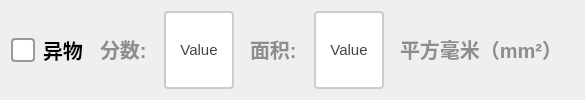
             <widget class="QWidget" name="widget_yiwu" native="true">
              <layout class="QGridLayout" name="gridLayout_2">
               <item row="0" column="0">
                <layout class="QHBoxLayout" name="horizontalLayout_3" stretch="2,1,2,0,2,0">
                 <item>
                  <widget class="QCheckBox" name="ckb_yiwu">
                   <property name="sizePolicy">
                    <sizepolicy hsizetype="Minimum" vsizetype="Minimum">
                     <horstretch>0</horstretch>
                     <verstretch>0</verstretch>
                    </sizepolicy>
                   </property>
                   <property name="styleSheet">
                    <string notr="true">QCheckBox {
    spacing: 8px;
    font-size: 20px;
    color: #333;
    font-weight: bold;        
    color:  rgb(0, 0, 0);       
}

/* 未选中状态 */
QCheckBox::indicator {
    width: 20px;
    height: 20px;
    border-radius: 4px; /* 方形，圆角可适当调整 */
    border: 2px solid #999;
    background: #ffffff;
}

/* 悬停效果 */
QCheckBox::indicator:hover {
    border: 2px solid #666;
}

/* 选中状态 */
QCheckBox::indicator:checked {
    border: 2px solid #2196F3;
    background-color: qradialgradient(
        cx:0.5, cy:0.5,
        radius:0.4,
        fx:0.5, fy:0.5,
        stop:0 #2196F3,
        stop:1 transparent
    );
}

/* 禁用状态 */
QCheckBox::indicator:disabled {
    border: 2px solid #ccc;
    background: #eee;
}

/* 选中时的文字颜色 */
QCheckBox:checked {
    color: #2196F3;
    font-weight: 500;
}

/* 点击动画效果 */
QCheckBox::indicator:pressed {
    border: 2px solid #1565C0;
    background-color: qradialgradient(
        cx:0.5, cy:0.5,
        radius:0.5,
        fx:0.5, fy:0.5,
        stop:0 #BBDEFB,
        stop:1 transparent
    );
}</string>
                   </property>
                   <property name="text">
                    <string>异物</string>
                   </property>
                  </widget>
                 </item>
                 <item>
                  <widget class="QLabel" name="label_3">
                   <property name="styleSheet">
                    <string notr="true">QLabel {
       font-size: 20px;        
       font-weight: bold;        
       color:  rgb(141, 141, 141);       
       padding: 5px 5px;     
       border-bottom: 2px solid #cccccc; 
    }</string>
                   </property>
                   <property name="text">
                    <string>分数:</string>
                   </property>
                  </widget>
                 </item>
                 <item>
                  <widget class="QPushButton" name="btn_yiwuscore">
                   <property name="sizePolicy">
                    <sizepolicy hsizetype="Minimum" vsizetype="Minimum">
                     <horstretch>0</horstretch>
                     <verstretch>0</verstretch>
                    </sizepolicy>
                   </property>
                   <property name="maximumSize">
                    <size>
                     <width>100</width>
                     <height>100</height>
                    </size>
                   </property>
                   <property name="styleSheet">
                    <string notr="true">QPushButton {
    padding: 6px 14px;
    border: 2px solid #CCC;
    border-radius: 4px;
    background-color: white;
    color: #444;
    font-size: 15px; 
}

QPushButton:hover {
    border-color: #999;
    background-color: #F5F5F5;
}

QPushButton:pressed {
    border-color: #777;
    background-color: #EEE;
}</string>
                   </property>
                   <property name="text">
                    <string>Value</string>
                   </property>
                  </widget>
                 </item>
                 <item>
                  <widget class="QLabel" name="label_4">
                   <property name="styleSheet">
                    <string notr="true">QLabel {
       font-size: 20px;        
       font-weight: bold;        
       color:  rgb(141, 141, 141);       
       padding: 5px 5px;     
       border-bottom: 2px solid #cccccc; 
    }</string>
                   </property>
                   <property name="text">
                    <string>面积:</string>
                   </property>
                  </widget>
                 </item>
                 <item>
                  <widget class="QPushButton" name="btn_yiwuarea">
                   <property name="sizePolicy">
                    <sizepolicy hsizetype="Minimum" vsizetype="Minimum">
                     <horstretch>0</horstretch>
                     <verstretch>0</verstretch>
                    </sizepolicy>
                   </property>
                   <property name="maximumSize">
                    <size>
                     <width>100</width>
                     <height>100</height>
                    </size>
                   </property>
                   <property name="styleSheet">
                    <string notr="true">QPushButton {
    padding: 6px 14px;
    border: 2px solid #CCC;
    border-radius: 4px;
    background-color: white;
    color: #444;
    font-size: 15px; 
}

QPushButton:hover {
    border-color: #999;
    background-color: #F5F5F5;
}

QPushButton:pressed {
    border-color: #777;
    background-color: #EEE;
}</string>
                   </property>
                   <property name="text">
                    <string>Value</string>
                   </property>
                  </widget>
                 </item>
                 <item>
                  <widget class="QLabel" name="label_8">
                   <property name="styleSheet">
                    <string notr="true">QLabel {
       font-size: 20px;        
       font-weight: bold;        
       color:  rgb(141, 141, 141);       
       padding: 5px 5px;     
       border-bottom: 2px solid #cccccc; 
    }</string>
                   </property>
                   <property name="text">
                    <string>平方毫米（mm²）</string>
                   </property>
                  </widget>
                 </item>
                </layout>
               </item>
              </layout>
             </widget>
